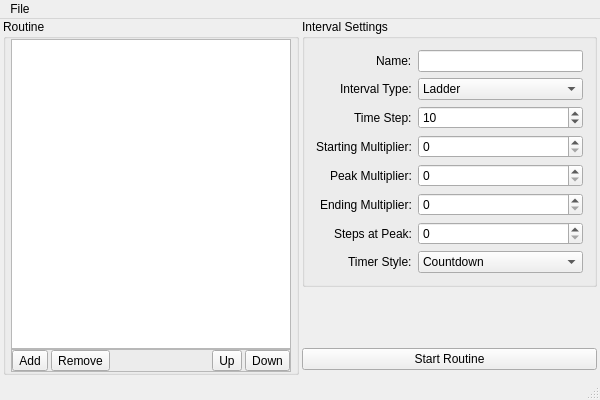
<?xml version="1.0" encoding="UTF-8"?>
<ui version="4.0">
 <class>WorkoutTimerClass</class>
 <widget class="QMainWindow" name="WorkoutTimerClass">
  <property name="geometry">
   <rect>
    <x>0</x>
    <y>0</y>
    <width>600</width>
    <height>400</height>
   </rect>
  </property>
  <property name="windowTitle">
   <string>WorkoutTimer</string>
  </property>
  <property name="windowIcon">
   <iconset>
    <normaloff>WorkoutTimer.ico</normaloff>WorkoutTimer.ico</iconset>
  </property>
  <widget class="QWidget" name="centralWidget">
   <layout class="QHBoxLayout" name="horizontalLayout_2">
    <property name="spacing">
     <number>3</number>
    </property>
    <property name="leftMargin">
     <number>3</number>
    </property>
    <property name="topMargin">
     <number>0</number>
    </property>
    <property name="rightMargin">
     <number>3</number>
    </property>
    <property name="bottomMargin">
     <number>3</number>
    </property>
    <item>
     <widget class="QGroupBox" name="routineGroupBox">
      <property name="title">
       <string>Routine</string>
      </property>
      <layout class="QVBoxLayout" name="verticalLayout">
       <property name="spacing">
        <number>0</number>
       </property>
       <property name="leftMargin">
        <number>5</number>
       </property>
       <property name="topMargin">
        <number>0</number>
       </property>
       <property name="rightMargin">
        <number>5</number>
       </property>
       <property name="bottomMargin">
        <number>0</number>
       </property>
       <item>
        <widget class="QListView" name="routineListView">
         <property name="dragEnabled">
          <bool>true</bool>
         </property>
         <property name="dragDropMode">
          <enum>QAbstractItemView::InternalMove</enum>
         </property>
         <property name="selectionMode">
          <enum>QAbstractItemView::ExtendedSelection</enum>
         </property>
        </widget>
       </item>
       <item>
        <widget class="QFrame" name="frame">
         <property name="frameShape">
          <enum>QFrame::StyledPanel</enum>
         </property>
         <property name="frameShadow">
          <enum>QFrame::Raised</enum>
         </property>
         <layout class="QHBoxLayout" name="horizontalLayout">
          <property name="spacing">
           <number>3</number>
          </property>
          <property name="leftMargin">
           <number>0</number>
          </property>
          <property name="topMargin">
           <number>0</number>
          </property>
          <property name="rightMargin">
           <number>0</number>
          </property>
          <property name="bottomMargin">
           <number>0</number>
          </property>
          <item alignment="Qt::AlignLeft">
           <widget class="QToolButton" name="addToolButton">
            <property name="text">
             <string>Add</string>
            </property>
            <property name="icon">
             <iconset resource="workouttimer.qrc">
              <normaloff>:/WorkoutTimer/Resources/add.png</normaloff>:/WorkoutTimer/Resources/add.png</iconset>
            </property>
           </widget>
          </item>
          <item alignment="Qt::AlignLeft">
           <widget class="QToolButton" name="removeToolButton">
            <property name="text">
             <string>Remove</string>
            </property>
            <property name="icon">
             <iconset resource="workouttimer.qrc">
              <normaloff>:/WorkoutTimer/Resources/delete.png</normaloff>:/WorkoutTimer/Resources/delete.png</iconset>
            </property>
           </widget>
          </item>
          <item>
           <spacer name="horizontalSpacer">
            <property name="orientation">
             <enum>Qt::Horizontal</enum>
            </property>
            <property name="sizeHint" stdset="0">
             <size>
              <width>40</width>
              <height>20</height>
             </size>
            </property>
           </spacer>
          </item>
          <item>
           <widget class="QToolButton" name="upToolButton">
            <property name="text">
             <string>Up</string>
            </property>
            <property name="icon">
             <iconset resource="workouttimer.qrc">
              <normaloff>:/WorkoutTimer/Resources/arrow_up.png</normaloff>:/WorkoutTimer/Resources/arrow_up.png</iconset>
            </property>
            <property name="arrowType">
             <enum>Qt::NoArrow</enum>
            </property>
           </widget>
          </item>
          <item>
           <widget class="QToolButton" name="downToolButton">
            <property name="text">
             <string>Down</string>
            </property>
            <property name="icon">
             <iconset resource="workouttimer.qrc">
              <normaloff>:/WorkoutTimer/Resources/arrow_down.png</normaloff>:/WorkoutTimer/Resources/arrow_down.png</iconset>
            </property>
            <property name="arrowType">
             <enum>Qt::NoArrow</enum>
            </property>
           </widget>
          </item>
         </layout>
        </widget>
       </item>
      </layout>
     </widget>
    </item>
    <item>
     <widget class="QWidget" name="widget" native="true">
      <layout class="QVBoxLayout" name="verticalLayout_2">
       <property name="leftMargin">
        <number>0</number>
       </property>
       <property name="topMargin">
        <number>0</number>
       </property>
       <property name="rightMargin">
        <number>0</number>
       </property>
       <property name="bottomMargin">
        <number>5</number>
       </property>
       <item>
        <widget class="QGroupBox" name="settingsGroupBox">
         <property name="title">
          <string>Interval Settings</string>
         </property>
         <layout class="QFormLayout" name="formLayout">
          <property name="labelAlignment">
           <set>Qt::AlignRight|Qt::AlignTrailing|Qt::AlignVCenter</set>
          </property>
          <item row="0" column="0">
           <widget class="QLabel" name="intervalNameLabel">
            <property name="text">
             <string>Name:</string>
            </property>
            <property name="buddy">
             <cstring>nameLineEdit</cstring>
            </property>
           </widget>
          </item>
          <item row="0" column="1">
           <widget class="QLineEdit" name="nameLineEdit"/>
          </item>
          <item row="1" column="0">
           <widget class="QLabel" name="intervalTypeLabel">
            <property name="text">
             <string>Interval Type:</string>
            </property>
            <property name="buddy">
             <cstring>intervalTypeComboBox</cstring>
            </property>
           </widget>
          </item>
          <item row="1" column="1">
           <widget class="QComboBox" name="intervalTypeComboBox">
            <item>
             <property name="text">
              <string>Ladder</string>
             </property>
            </item>
            <item>
             <property name="text">
              <string>Pyramid</string>
             </property>
            </item>
            <item>
             <property name="text">
              <string>Plateau</string>
             </property>
            </item>
            <item>
             <property name="text">
              <string>Constant</string>
             </property>
            </item>
           </widget>
          </item>
          <item row="2" column="0">
           <widget class="QLabel" name="timeStepLabel">
            <property name="text">
             <string>Time Step:</string>
            </property>
            <property name="buddy">
             <cstring>timeStepSpinBox</cstring>
            </property>
           </widget>
          </item>
          <item row="2" column="1">
           <widget class="QSpinBox" name="timeStepSpinBox">
            <property name="minimum">
             <number>1</number>
            </property>
            <property name="maximum">
             <number>120</number>
            </property>
            <property name="value">
             <number>10</number>
            </property>
           </widget>
          </item>
          <item row="3" column="0">
           <widget class="QLabel" name="startingMultiplierLabel">
            <property name="text">
             <string>Starting Multiplier:</string>
            </property>
            <property name="buddy">
             <cstring>startingMultiplierSpinBox</cstring>
            </property>
           </widget>
          </item>
          <item row="3" column="1">
           <widget class="QSpinBox" name="startingMultiplierSpinBox"/>
          </item>
          <item row="5" column="0">
           <widget class="QLabel" name="endingMultiplierLabel">
            <property name="text">
             <string>Ending Multiplier:</string>
            </property>
            <property name="buddy">
             <cstring>endingMultiplierSpinBox</cstring>
            </property>
           </widget>
          </item>
          <item row="5" column="1">
           <widget class="QSpinBox" name="endingMultiplierSpinBox"/>
          </item>
          <item row="7" column="0">
           <widget class="QLabel" name="timerStyleLabel">
            <property name="text">
             <string>Timer Style:</string>
            </property>
            <property name="buddy">
             <cstring>timerStyleComboBox</cstring>
            </property>
           </widget>
          </item>
          <item row="7" column="1">
           <widget class="QComboBox" name="timerStyleComboBox">
            <item>
             <property name="text">
              <string>Countdown</string>
             </property>
            </item>
            <item>
             <property name="text">
              <string>Count up</string>
             </property>
            </item>
           </widget>
          </item>
          <item row="4" column="0">
           <widget class="QLabel" name="peakMultiplierLabel">
            <property name="text">
             <string>Peak Multiplier:</string>
            </property>
            <property name="buddy">
             <cstring>peakMultiplierSpinBox</cstring>
            </property>
           </widget>
          </item>
          <item row="4" column="1">
           <widget class="QSpinBox" name="peakMultiplierSpinBox"/>
          </item>
          <item row="6" column="0">
           <widget class="QLabel" name="stepsAtPeakLabel">
            <property name="text">
             <string>Steps at Peak:</string>
            </property>
            <property name="buddy">
             <cstring>stepsAtPeakSpinBox</cstring>
            </property>
           </widget>
          </item>
          <item row="6" column="1">
           <widget class="QSpinBox" name="stepsAtPeakSpinBox"/>
          </item>
         </layout>
        </widget>
       </item>
       <item>
        <spacer name="verticalSpacer">
         <property name="orientation">
          <enum>Qt::Vertical</enum>
         </property>
         <property name="sizeHint" stdset="0">
          <size>
           <width>20</width>
           <height>40</height>
          </size>
         </property>
        </spacer>
       </item>
       <item>
        <widget class="QPushButton" name="startButton">
         <property name="text">
          <string>Start Routine</string>
         </property>
        </widget>
       </item>
      </layout>
     </widget>
    </item>
   </layout>
  </widget>
  <widget class="QMenuBar" name="menuBar">
   <property name="geometry">
    <rect>
     <x>0</x>
     <y>0</y>
     <width>600</width>
     <height>21</height>
    </rect>
   </property>
   <widget class="QMenu" name="menuFile">
    <property name="title">
     <string>File</string>
    </property>
    <addaction name="actionLoad"/>
    <addaction name="actionSave"/>
    <addaction name="separator"/>
    <addaction name="actionExit"/>
   </widget>
   <addaction name="menuFile"/>
  </widget>
  <widget class="QStatusBar" name="statusBar"/>
  <action name="actionLoad">
   <property name="text">
    <string>Load</string>
   </property>
  </action>
  <action name="actionSave">
   <property name="text">
    <string>Save</string>
   </property>
  </action>
  <action name="actionExit">
   <property name="text">
    <string>Exit</string>
   </property>
  </action>
 </widget>
 <layoutdefault spacing="6" margin="11"/>
 <tabstops>
  <tabstop>nameLineEdit</tabstop>
  <tabstop>intervalTypeComboBox</tabstop>
  <tabstop>timeStepSpinBox</tabstop>
  <tabstop>startingMultiplierSpinBox</tabstop>
  <tabstop>peakMultiplierSpinBox</tabstop>
  <tabstop>endingMultiplierSpinBox</tabstop>
  <tabstop>stepsAtPeakSpinBox</tabstop>
  <tabstop>timerStyleComboBox</tabstop>
  <tabstop>addToolButton</tabstop>
  <tabstop>removeToolButton</tabstop>
  <tabstop>startButton</tabstop>
 </tabstops>
 <resources>
  <include location="workouttimer.qrc"/>
 </resources>
 <connections>
  <connection>
   <sender>actionExit</sender>
   <signal>triggered()</signal>
   <receiver>WorkoutTimerClass</receiver>
   <slot>close()</slot>
   <hints>
    <hint type="sourcelabel">
     <x>-1</x>
     <y>-1</y>
    </hint>
    <hint type="destinationlabel">
     <x>299</x>
     <y>199</y>
    </hint>
   </hints>
  </connection>
  <connection>
   <sender>actionLoad</sender>
   <signal>triggered()</signal>
   <receiver>WorkoutTimerClass</receiver>
   <slot>load()</slot>
   <hints>
    <hint type="sourcelabel">
     <x>-1</x>
     <y>-1</y>
    </hint>
    <hint type="destinationlabel">
     <x>299</x>
     <y>199</y>
    </hint>
   </hints>
  </connection>
  <connection>
   <sender>actionSave</sender>
   <signal>triggered()</signal>
   <receiver>WorkoutTimerClass</receiver>
   <slot>save()</slot>
   <hints>
    <hint type="sourcelabel">
     <x>-1</x>
     <y>-1</y>
    </hint>
    <hint type="destinationlabel">
     <x>299</x>
     <y>199</y>
    </hint>
   </hints>
  </connection>
  <connection>
   <sender>routineListView</sender>
   <signal>indexesMoved(QModelIndexList)</signal>
   <receiver>WorkoutTimerClass</receiver>
   <slot>routinesMoved(QModelIndexList)</slot>
   <hints>
    <hint type="sourcelabel">
     <x>150</x>
     <y>193</y>
    </hint>
    <hint type="destinationlabel">
     <x>299</x>
     <y>199</y>
    </hint>
   </hints>
  </connection>
 </connections>
 <slots>
  <slot>load()</slot>
  <slot>save()</slot>
 </slots>
</ui>
